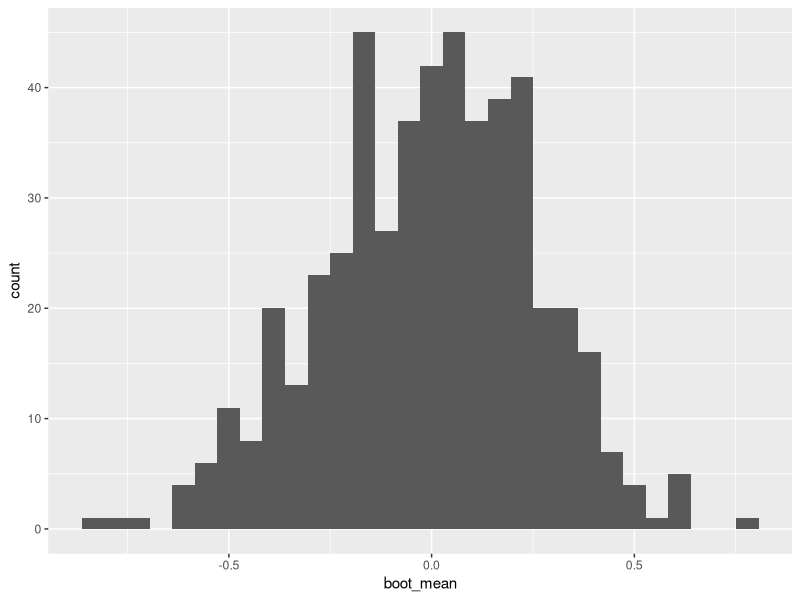
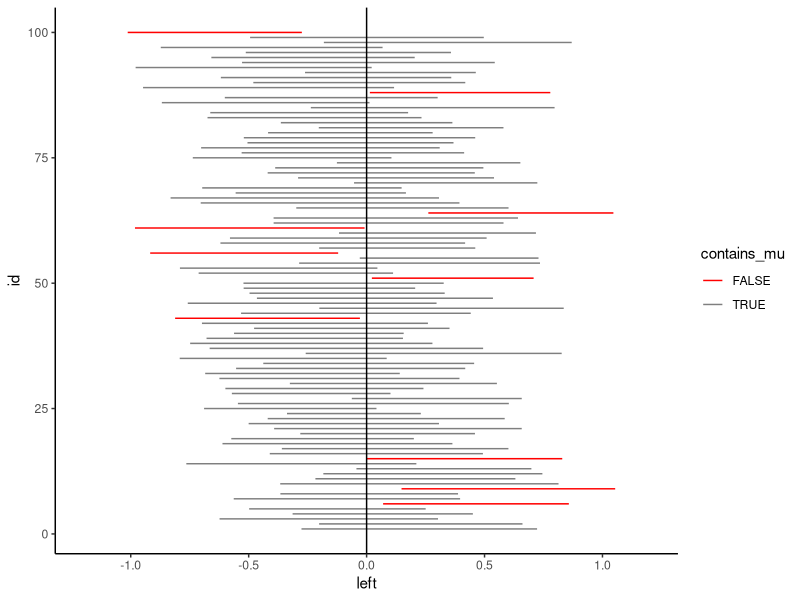

Write R code to recreate these figures, in order.
# Empirical evidence that a 95% bootstrap CI has 95% coverage
# Author: Rebecca Barter

library(tidyverse)

# Choose sample size
n <- 20
# Choose confidence level
alpha <- 0.05 #95% CI
# Choose population mean
mu <- 0
# Choose population sd
sigma <- 1.1
# Choose number of bootstrap samples to draw
N <- 500

#------------------------------------------------------------------------------
############ Simulate a dataset from a Normal distribution ####################
#------------------------------------------------------------------------------
# draw our original sample from the "population"
set.seed(94632)
sample_data <- rnorm(n, mu, sigma)


#------------------------------------------------------------------------------
########### Compute a 95% non-parametric boostrap CI ##########################
#------------------------------------------------------------------------------
# draw N non-parametric bootstrap samples from our sample
samples_boot <- map(1:N, 
                    ~{sample(sample_data, replace = TRUE)})

samples_boot <- map(1:N, function(x) {
  sample(sample_data, replace = TRUE)
})

# calculate the (bootstrap) mean for each bootstrap sample
boot_means <- map_dbl(samples_boot, ~mean(.))
boot_means <- map_dbl(samples_boot, function(x) { mean(x) })

data.frame(boot_mean = boot_means) %>%
  ggplot() +
  geom_histogram(aes(x = boot_mean))
  

# compute a 95% CI from these bootstrapped means
boot_ci <- c(quantile(boot_means, alpha/2), 
             quantile(boot_means, (1 - alpha/2)))
boot_ci




#------------------------------------------------------------------------------
#### Repeat this entire process many times to simulate bootstrap coverage #####
#------------------------------------------------------------------------------

# Repeat this entire process 100 more times
many_boot_confidence_intervals <- map_df(1:100, ~{
  # draw a sample from the population
  .sample_data <- rnorm(n, mu, sigma)
  # draw bootstrapped samples from the sample
  .samples_boot <- map(1:N, ~sample(.sample_data, replace = TRUE))
  # compute the mean of each bootstrapped sample
  .boot_means <- map_dbl(.samples_boot, ~mean(.))
  # create a CI
  boot_ci <- tibble(left = quantile(.boot_means, alpha/2), 
                    right = quantile(.boot_means, (1-alpha/2)))
  return(boot_ci)
})

# Estimate the coverage of our CI, i.e., compute the prop of CIs that contain mu
coverage_est <- many_boot_confidence_intervals %>%
  mutate(contains_mu = (left <= mu) & (right >= mu)) %>%
  summarize(sum(contains_mu) / n())
# report the estimated coverage
coverage_est

many_boot_confidence_intervals %>%
  mutate(contains_mu = (left <= mu) & (right >= mu)) %>%
  mutate(id = 1:n()) %>%
  ggplot() + 
  geom_segment(aes(x = left, xend = right, y = id, yend = id, color = contains_mu)) +
  geom_vline(xintercept = mu) +
  scale_color_manual(values = c("red", "grey50")) +
  scale_x_continuous(limits = c(-1.2, 1.2)) +
  theme_classic()

